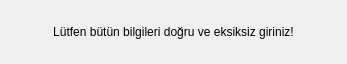
<?xml version="1.0" encoding="UTF-8"?>
<ui version="4.0">
 <class>ErrorForm</class>
 <widget class="QWidget" name="ErrorForm">
  <property name="geometry">
   <rect>
    <x>0</x>
    <y>0</y>
    <width>347</width>
    <height>64</height>
   </rect>
  </property>
  <property name="windowTitle">
   <string>Form</string>
  </property>
  <layout class="QHBoxLayout" name="horizontalLayout">
   <item>
    <widget class="QWidget" name="widget_8" native="true">
     <property name="styleSheet">
      <string notr="true">QPushButton#pushButton, #pushButton_6{
	background-color: qlineargradient(spread:pad, x1:0, y1:0.505682, x2:1, y2:0.477, stop:0 rgba(11, 131, 120, 219), stop:1 rgba(85, 98, 112, 226));
	color:rgba(255, 255, 255, 210);
	border-radius:5px;
}

QPushButton#pushButton:hover, #pushButton_6:hover{
	background-color: qlineargradient(spread:pad, x1:0, y1:0.505682, x2:1, y2:0.477, stop:0 rgba(150, 123, 111, 219), stop:1 rgba(85, 81, 84, 226));
}

QPushButton#pushButton:pressed, #pushButton_6:pressed{
	padding-left:5px;
	padding-top:5px;
	background-color:rgba(150, 123, 111, 255);
}

QPushButton#pushButton_2, #pushButton_3, #pushButton_4, #pushButton_5{
	background-color: rgba(0, 0, 0, 0);
	color:rgba(85, 98, 112, 255);
}

QPushButton#pushButton_2:hover, #pushButton_3:hover, #pushButton_4:hover, #pushButton_5:hover{
	color: rgba(131, 96, 53, 255);
}

QPushButton#pushButton_2:pressed, #pushButton_3:pressed, #pushButton_4:pressed, #pushButton_5:pressed{
	padding-left:5px;
	padding-top:5px;
	color:rgba(91, 88, 53, 255);
}

</string>
     </property>
     <layout class="QVBoxLayout" name="verticalLayout">
      <item>
       <widget class="QLabel" name="label">
        <property name="font">
         <font>
          <family>Segoe UI</family>
          <pointsize>9</pointsize>
         </font>
        </property>
        <property name="text">
         <string>Lütfen bütün bilgileri doğru ve eksiksiz giriniz!</string>
        </property>
        <property name="alignment">
         <set>Qt::AlignCenter</set>
        </property>
       </widget>
      </item>
     </layout>
    </widget>
   </item>
  </layout>
 </widget>
 <resources/>
 <connections/>
</ui>
